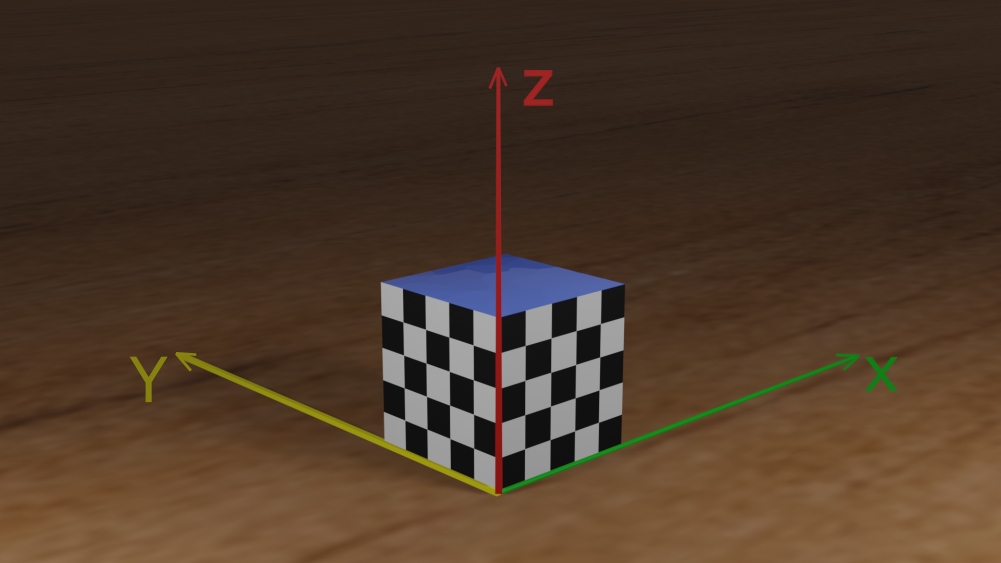
#> input picture checkboard.png, 2002 x 1126 px (shown at 1/2 size)
$ python Intrinsic_Parameters.py
#> lines starting #> are read from the running program, lines starting #| are printed output that depends on the picture; after the words box and inside, x2 and y2 are one past the last pixel; in counts of white or black regions, pixels touching at a corner belong together; long printed decimals are rounded
###############
##Design the function "calibrate" to  return
# (1) intrinsic_params: should be a list with four elements: [f_x, f_y, o_x, o_y], where f_x and f_y is focal length, o_x and o_y is offset;
# (2) is_constant: should be bool data type. False if the intrinsic parameters differed from world coordinates.
#                                            True if the intrinsic parameters are invariable.
#It is ok to add other functions if you need
###############

import numpy as np
import cv2 as cv
from cv2 import imread, cvtColor, COLOR_BGR2GRAY, TERM_CRITERIA_EPS, TERM_CRITERIA_MAX_ITER, \
    findChessboardCorners, cornerSubPix, drawChessboardCorners
from numpy.core.function_base import linspace
from numpy.lib.shape_base import expand_dims

def calibrate(imgname):
    # criteria for stopping
#> called with imgname = 'checkboard.png'
    criteria = (cv.TERM_CRITERIA_EPS + cv.TERM_CRITERIA_MAX_ITER, 30, 0.001)

    # arrays for storing image and object points from the images.
    imgpoints = []
    objpoints = []

    # preparing the object points and image
    objp = np.zeros((4*9,3), np.float32)
    objp[:,:2] = 10*np.mgrid[0:4,0:9].T.reshape(-1,2)

    img = cv.imread('checkboard.png')
#> img is the input picture: shape (1126, 2002, 3); mean B, G, R 40.6, 56.2, 76.2
    img1 = cv.cvtColor(img, cv.COLOR_BGR2GRAY)
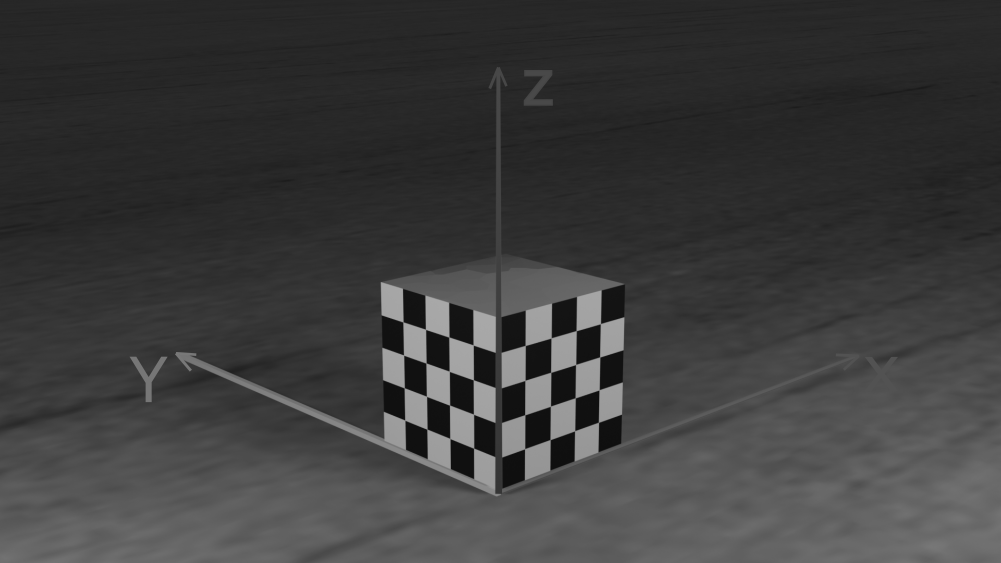
#> img1: shape (1126, 2002) (shown at 1/2 size); min 15, max 169, mean 60.4

    # creating chessboard corners
    ret, corners = cv.findChessboardCorners(img1, (4,9), None)
#> ret = True; corners = 36 rows, first 8: [1200.3, 649], [1200, 714.4], [1197.5, 781.1], [1197.4, 844.9], [1153, 662.2], [1152.7, 728.2], [1150.7, 796.1], [1150.7, 861]

    # when created, add object and image points
    if ret == True:
        objpoints.append(objp)

        corners_2 = cv.cornerSubPix(img1,corners, (11,11), (-1,-1), criteria)
#> corners_2 = 36 rows, first 8: [1201.2, 647.8], [1199.9, 714.4], [1198.6, 780.2], [1197.4, 845], [1152.8, 661.8], [1151.8, 729.5], [1150.8, 796.2], [1149.8, 862.1]
        imgpoints.append(corners)
        img_coor = np.squeeze(corners_2)
#> img_coor = 36 pairs, first value 806.4 to 1201.2, second value 644.3 to 915.5

        # display the corners
        cv.drawChessboardCorners(img, (4,9), corners_2, ret)
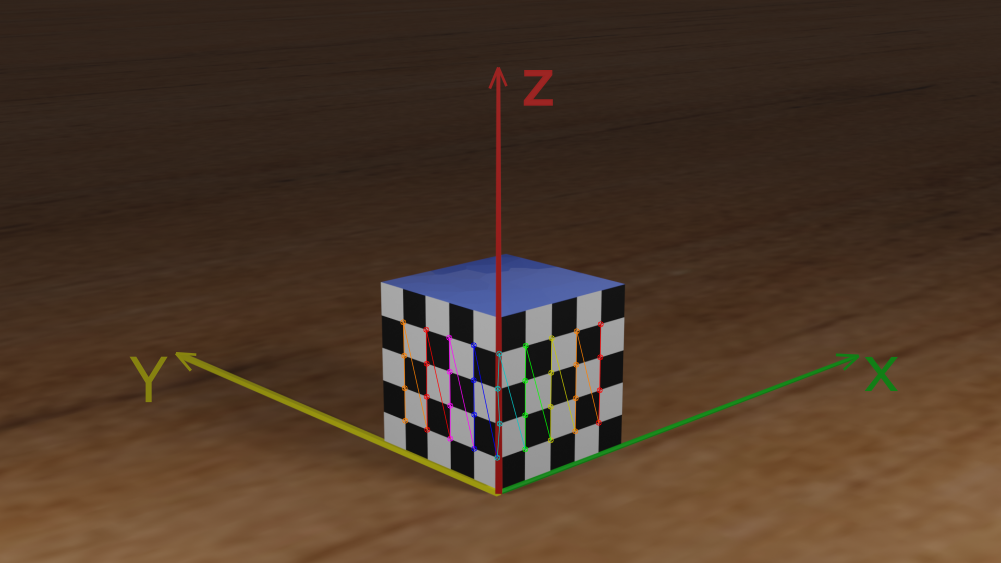
#> img: shape (1126, 2002, 3) (shown at 1/2 size); 0.59% of pixels changed, all inside (x1, y1, x2, y2) = (800, 638, 1208, 922)
        img = cv.resize(img,(1600,900))
#> img: shape (900, 1600, 3)
        cv.imshow('img', img)
        cv.waitKey(0)
        cv.destroyAllWindows()

    # define world coordinates
    world = np.array([(40,0,40),(40,0,30),(40,0,20),(40,0,10),(30,0,40),(30,0,30),(30,0,20),(30,0,10),(20,0,40),(20,0,30),(20,0,20),
            (20,0,10),(10,0,40),(10,0,30),(10,0,20),(10,0,10),(0,0,40),(0,0,30),(0,0,20),(0,0,10),(0,10,40),(0,10,30),(0,10,20),
            (0,10,10),(0,20,40),(0,20,30),(0,20,20),(0,20,10),(0,30,40),(0,30,30),(0,30,20),(0,30,10),(0,40,40),(0,40,30),(0,40,20),
            (0,40,10)])

    # create the combinded matrix and solve with singular value decomp (svd)
    X = np.zeros((72,12), np.float32)
    X[::2, 3] = 1
    X[1::2, 7] = 1
    X[:, 11] = 1

    for i in range(len(world)):
        for j in range(0,len(X)):
            if  j%2==0:
                X[j,:3] = world[i]
                X[j,8:11] = world[i]

            else :
                X[j,4:7] = world[i]
                X[j,8:11] = world[i]
                i+=1
        break

    for p in range(len(img_coor)):
        for q in range(0,len(X)):
            if  q%2==0:
                k = img_coor[p][0]
                X[q,8:12] *= -k

            else :
                h = img_coor[p][1]
                X[q,8:12] *= -h
                p+=1
        break
#> this loop made 1 pass

    a,b,c = np.linalg.svd(X)
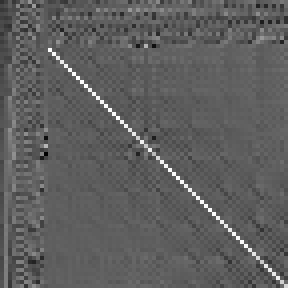
#> a: shape (72, 72) float32 (shown 4 times larger); min -0.561, max 0.944, mean -0.00068; drawn with min black and max white
#> b = [236824, 136169.8, 74707.9, 2620.3, 188.1, 109.9, 59.35, 10.49, 7.13, 5.19, 1.45, 0.00344]
    d = c[11]
#> d = [-0.00501, 0.00228, 0.00048, -0.712, 0.000235, 0.000269, 0.00529, -0.703, -1.21e-06, -1.27e-06, 4.87e-07, -0.000714]
    d = d.reshape(3,4)
#> d = [[-0.00501, 0.00228, 0.00048, -0.712], [0.000235, 0.000269, 0.00529, -0.703], [-1.21e-06, -1.27e-06, 4.87e-07, -0.000714]]
    lamda = np.linalg.norm(d[2,:3])
#> lamda = 1.82e-06
    d = 1/lamda*d
#> d = [[-2751.9, 1255.4, 263.9, -390985.2], [129, 147.8, 2909, -386054.5], [-0.667, -0.696, 0.267, -392.3]]
    print(d)
#| [[-2.7519236e+03  1.2553888e+03  2.6393341e+02 -3.9098522e+05]
#|  [ 1.2901482e+02  1.4779314e+02  2.9089575e+03 -3.8605450e+05]
#|  [-6.6672575e-01 -6.9569570e-01  2.6736522e-01 -3.9228049e+02]]

    f1 = d[0,:3]
#> f1 = [-2751.9, 1255.4, 263.9]
    f2 = d[1,:3]
#> f2 = [129, 147.8, 2909]
    f3 = d[2,:3]
#> f3 = [-0.667, -0.696, 0.267]

    ox = (f1.T).dot(f3)
#> ox = 1032
    oy = (f2.T).dot(f3)
#> oy = 588.9
    fx = np.sqrt((f1.T).dot(f1) - ox*ox)
#> fx = 2855.5
    fy = np.sqrt((f2.T).dot(f2) - oy*oy)
#> fy = 2855.5
    intrinsic_params = []
    intrinsic_params.append(ox)
    intrinsic_params.append(oy)
    intrinsic_params.append(fx)
    intrinsic_params.append(fy)
    return intrinsic_params, True

if __name__ == "__main__":
    intrinsic_params, is_constant = calibrate('checkboard.png')
#> intrinsic_params = [1032, 588.9, 2855.5, 2855.5]; is_constant = True
    print(intrinsic_params)
#| [1031.9763, 588.918, 2855.4807, 2855.468]
    print(is_constant)
#| True
